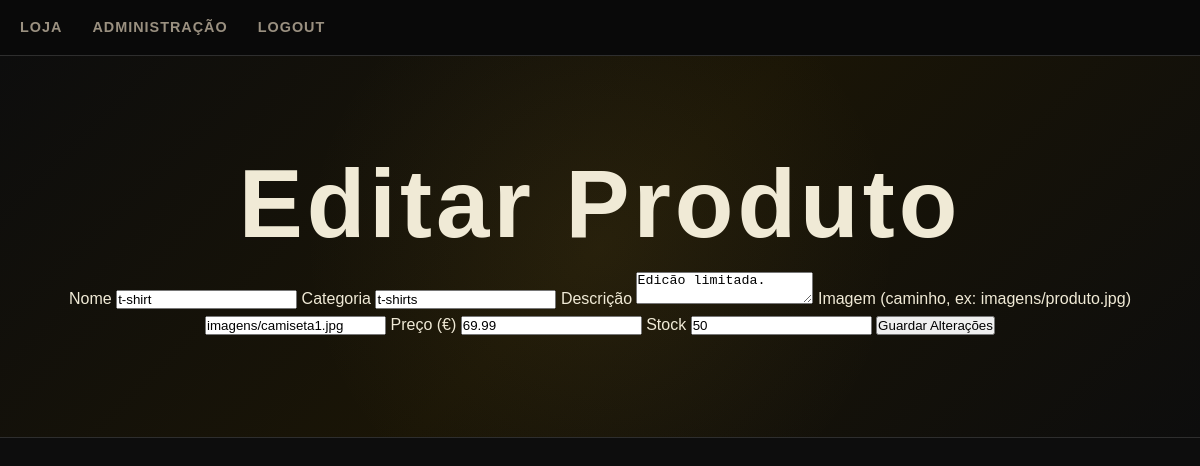
Page /edit_product.php?id=1 (signed in) on the committed database.
### tables this page shows
CREATE TABLE `products` (
  `id` int(11) NOT NULL,
  `name` varchar(100) NOT NULL,
  `category` varchar(50) DEFAULT NULL,
  `description` text DEFAULT NULL,
  `image` varchar(255) DEFAULT NULL,
  `price` decimal(10,2) NOT NULL,
  `stock` int(11) NOT NULL
);

### edit_product.php (the view, shortened to what this page needs)
<?php
require 'db.php';
$id = isset($_POST['id']) ? $_POST['id'] : $_GET['id'];
$stmt = $pdo->prepare("SELECT * FROM products WHERE id = ?");
$stmt->execute([$id]);
$produto = $stmt->fetch();
?>
<!DOCTYPE html>
<html lang="pt">
<head>
    <link rel="stylesheet" href="styles.css">
</head>
<body>
<header class="site-header">
    <div class="header-inner">
        <nav class="header-nav">
            <a href="store.php">Loja</a>
            <a href="admin.php">Administração</a>
            <a href="logout.php">Logout</a>
        </nav>
    </div>
</header>
<section class="hero">
    <div class="hero-content">
        <h2 class="hero-title">Editar Produto</h2>
        <form method="POST" action="edit_product.php">
            <label>Nome</label>
            <input type="text" name="name" value="<?php echo htmlspecialchars($produto['name']); ?>" required>
            <label>Categoria</label>
            <input type="text" name="category" value="<?php echo htmlspecialchars($produto['category']); ?>">
            <label>Descrição</label>
            <textarea name="description"><?php echo htmlspecialchars($produto['description']); ?></textarea>
            <label>Imagem (caminho, ex: imagens/produto.jpg)</label>
            <input type="text" name="image" value="<?php echo htmlspecialchars($produto['image']); ?>">
            <label>Preço (€)</label>
            <input type="number" step="0.01" name="price" value="<?php echo $produto['price']; ?>" required>
            <label>Stock</label>
            <input type="number" name="stock" value="<?php echo $produto['stock']; ?>" required>
            <button type="submit">Guardar Alterações</button>
        </form>
    </div>
</section>
</body>
</html>

### styles.css (style rules this page uses)
:root { --cor-fundo: #0d0d0d; --cor-superficie: #1a1a1a; --cor-borda: #2e2e2e; --cor-dourado: #c9a84c; --cor-dourado-claro: #e8c96a; --cor-texto: #f0ead6; --cor-texto-suave: #9a9080; --cor-erro: #e05555; --cor-sucesso: #55a868; --fonte-titulo: 'Bebas Neue', sans-serif; --fonte-corpo: 'Barlow', sans-serif; --raio: 10px; --sombra: 0 4px 20px rgba(0, 0, 0, 0.5); --transicao: all 0.3s ease; }
*, *::before, *::after { box-sizing: border-box; margin: 0; padding: 0; }
html { scroll-behavior: smooth; }
body { background-color: var(--cor-fundo); color: var(--cor-texto); font-family: var(--fonte-corpo); font-weight: 400; line-height: 1.6; }
.site-header { background-color: rgba(10, 10, 10, 0.95); border-bottom: 1px solid var(--cor-borda); position: sticky; top: 0; z-index: 100; backdrop-filter: blur(10px); }
.header-inner { max-width: 1200px; margin: 0 auto; padding: 16px 20px; display: flex; align-items: center; justify-content: space-between; }
.header-nav { display: flex; gap: 30px; }
.header-nav a { color: var(--cor-texto-suave); text-decoration: none; font-size: 0.9rem; font-weight: 600; text-transform: uppercase; letter-spacing: 1px; transition: var(--transicao); }
.hero { background: linear-gradient(135deg, #0d0d0d 0%, #1a1506 50%, #0d0d0d 100%); border-bottom: 1px solid var(--cor-borda); padding: 100px 20px; text-align: center; position: relative; overflow: hidden; }
.hero::before { content: ''; position: absolute; top: 50%; left: 50%; transform: translate(-50%, -50%); width: 600px; height: 600px; background: radial-gradient(circle, rgba(201, 168, 76, 0.08) 0%, transparent 70%); pointer-events: none; }
.hero-content { position: relative; z-index: 1; }
.hero-title { font-family: var(--fonte-titulo); font-size: clamp(3rem, 8vw, 7rem); color: var(--cor-texto); letter-spacing: 4px; line-height: 1; margin-bottom: 20px; }

### rows in the picture
products: name "t-shirt", category "t-shirts", description "Edicão limitada.", image "imagens/camiseta1.jpg", price "69.99", stock "50"
